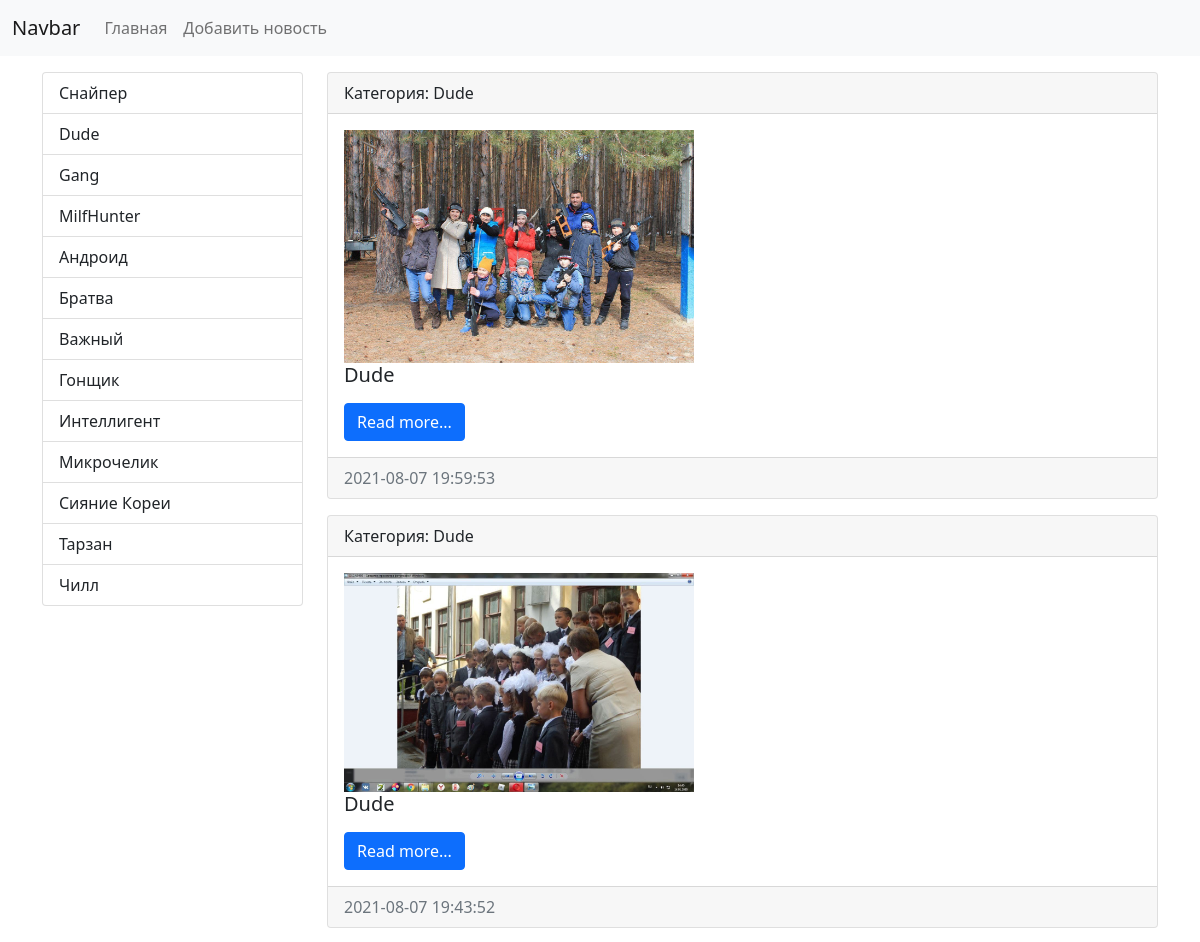
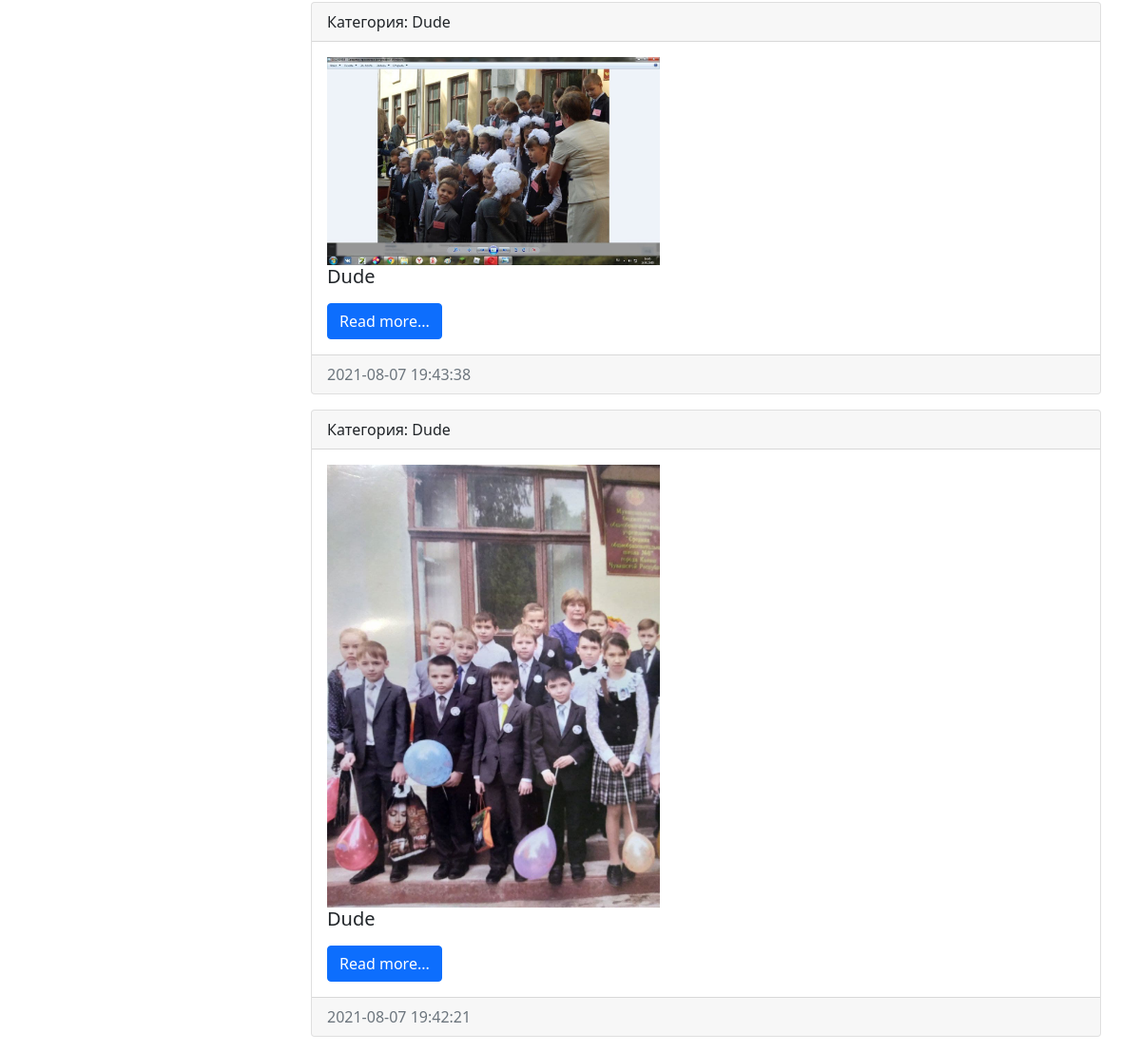
Screenshot of /category/10/ with the database file from the repository (2 pictures, top to bottom).
### news/models.py (models this page shows, shortened)
class Category(models.Model):
	title = models.CharField(max_length=150, db_index=True, verbose_name='Наименование категории')
	def __str__(self):
		return self.title
	class Meta:
		verbose_name = 'Категория'
		verbose_name_plural = 'Категории'
		ordering = ['title']

class News(models.Model):
	title = models.CharField(max_length=150, verbose_name='Наименование')
	content = models.TextField(blank=True, verbose_name='Контент')
	created_at = models.DateTimeField(auto_now_add=True, verbose_name='Дата публикации')
	updated_at = models.DateTimeField(auto_now=True, verbose_name='Обновлено')
	photo = models.ImageField(upload_to="photos/%Y/%m/%d/", verbose_name="Фото", blank=True)
	is_published = models.BooleanField(default=True, verbose_name='Опубликовано')
	category = models.ForeignKey('Category', on_delete=models.PROTECT, null=True, verbose_name = 'Категория')
	class Meta:
		verbose_name = 'Новость'
		verbose_name_plural = 'Новости'
		ordering = ['-created_at']

### news/views.py (the view)
# urls.py: path('category/<int:category_id>/', get_category, name='category'),
def get_category(request, category_id):
	news = News.objects.filter(category_id=category_id)
	categories = Category.objects.all()
	category = Category.objects.get(pk=category_id)
	return render(request, 'news/category.html', { 'news': news, 'categories': categories, 'category': category})

### news/templates/news/category.html (shortened to what this page needs)
<!doctype html>
<html lang="en">
  <head>
    <link href="https://cdn.jsdelivr.net/npm/bootstrap@5.0.2/dist/css/bootstrap.min.css" rel="stylesheet">
  </head>
  <body>
<nav class="navbar navbar-expand-lg navbar-light bg-light">
  	<div class="container-fluid">
    <a class="navbar-brand" href="{% url 'home' %}">Navbar</a>
    <div class="collapse navbar-collapse" id="navbarSupportedContent">
      	<ul class="navbar-nav me-auto mb-2 mb-lg-0">
        <li class="nav-item"><a class="nav-link" href="{% url 'home' %}">Главная</a></li>
        <li class="nav-item"><a class="nav-link" href="{% url 'home' %}">Добавить новость</a></li>
      </ul>
  </div>
</nav>
<div class="container mt-3">
	<div class="row">
		<div class='col-md-3'>
			<div class="list-group">
				{% for item in categories %}
 				 <a href="{% url 'category' item.pk %}" class="list-group-item list-group-item-action"> {{ item.title }}</a>
				{% endfor %}
</div>
		</div>
		<div class="col-md-9">
			{% for item in news %}
			<div class="card mb-3">
				<div class="card-header">
					Категория: {{ item.category }}
				</div>
				<div class="card-body">
					<div class="media">
						{% if item.photo %}
							<img src="{{ item.photo.url }}" alt="" width="350" class="mr-3">
						{% else %}
							<img src="https://picsum.photos/id/1060/350/235/?blur=2" alt="" class="mr-3">
						{% endif %}
						<div class="media-body">
							<h5 class="card-title">{{ item.title }}</h5>
							<a href="#" class="btn btn-primary">Read more...</a>
						</div>
					</div>
				</div>
				<div class="card-footer text-muted">
					{{ item.created_at|date:"Y-m-d H:i:s" }}
				</div>
			</div>
			{% endfor %}
		</div>
	</div>
</div>
</body>
</html>

### rows the page displays
Category: title "Cнайпер"
Category: title "Dude"
Category: title "Gang"
Category: title "MilfHunter"
Category: title "Андроид"
Category: title "Братва"
Category: title "Важный"
Category: title "Гонщик"
Category: title "Интеллигент"
Category: title "Микрочелик"
Category: title "Сияние Кореи"
Category: title "Тарзан"
Category: title "Чилл"
News: category "Dude", photo (picture), title "Dude", created_at "2021-08-07 19:59:53"
News: category "Dude", photo (picture), title "Dude", created_at "2021-08-07 19:43:52"
News: category "Dude", photo (picture), title "Dude", created_at "2021-08-07 19:43:38"
News: category "Dude", photo (picture), title "Dude", created_at "2021-08-07 19:42:21"
